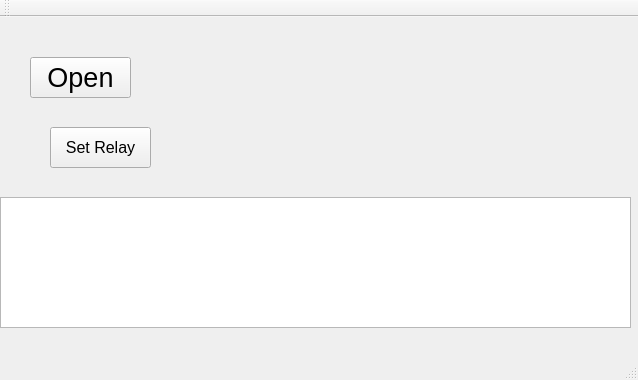
<?xml version="1.0" encoding="UTF-8"?>
<ui version="4.0">
 <class>MainWindow</class>
 <widget class="QMainWindow" name="MainWindow">
  <property name="geometry">
   <rect>
    <x>0</x>
    <y>0</y>
    <width>638</width>
    <height>380</height>
   </rect>
  </property>
  <property name="windowTitle">
   <string>MainWindow</string>
  </property>
  <widget class="QWidget" name="centralWidget">
   <widget class="QPushButton" name="pushButton_Open">
    <property name="geometry">
     <rect>
      <x>30</x>
      <y>40</y>
      <width>101</width>
      <height>41</height>
     </rect>
    </property>
    <property name="font">
     <font>
      <family>Arial</family>
      <pointsize>20</pointsize>
     </font>
    </property>
    <property name="text">
     <string>Open</string>
    </property>
   </widget>
   <widget class="QPushButton" name="btnRelay">
    <property name="geometry">
     <rect>
      <x>50</x>
      <y>110</y>
      <width>101</width>
      <height>41</height>
     </rect>
    </property>
    <property name="font">
     <font>
      <family>Arial</family>
      <pointsize>12</pointsize>
     </font>
    </property>
    <property name="text">
     <string>Set Relay</string>
    </property>
   </widget>
   <widget class="QPlainTextEdit" name="plainTextEdit_Log">
    <property name="geometry">
     <rect>
      <x>0</x>
      <y>180</y>
      <width>631</width>
      <height>131</height>
     </rect>
    </property>
    <property name="sizePolicy">
     <sizepolicy hsizetype="Expanding" vsizetype="Expanding">
      <horstretch>0</horstretch>
      <verstretch>0</verstretch>
     </sizepolicy>
    </property>
    <property name="minimumSize">
     <size>
      <width>631</width>
      <height>131</height>
     </size>
    </property>
   </widget>
  </widget>
  <widget class="QMenuBar" name="menuBar">
   <property name="geometry">
    <rect>
     <x>0</x>
     <y>0</y>
     <width>638</width>
     <height>25</height>
    </rect>
   </property>
  </widget>
  <widget class="QToolBar" name="mainToolBar">
   <attribute name="toolBarArea">
    <enum>TopToolBarArea</enum>
   </attribute>
   <attribute name="toolBarBreak">
    <bool>false</bool>
   </attribute>
  </widget>
  <widget class="QStatusBar" name="statusBar"/>
 </widget>
 <layoutdefault spacing="6" margin="11"/>
 <resources/>
 <connections/>
</ui>
